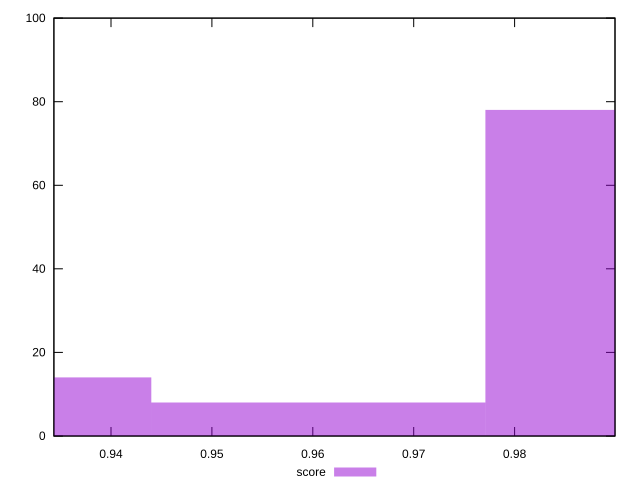

Reproduce this figure in gnuplot.
reset
set terminal svg size 640, 490 enhanced background rgb 'white'
set output "reprap/first-meaningful-paint/samples/pages+cached+noexternal+nofonts+nosvg+noimg/score/histogram.svg"

$score <<EOF
0.9870974446643687 86
0.9377425724311502 14
EOF

set key outside below
set boxwidth 0.04935487223321843
set yrange [0:100]
set style fill transparent solid 0.5 noborder

plot \
  $score title "score" with boxes, \


reset
